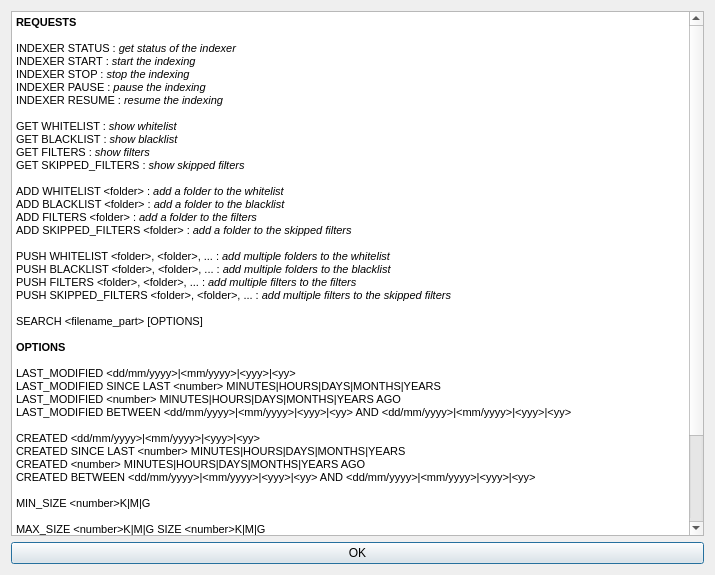
<?xml version="1.0" encoding="UTF-8"?>
<ui version="4.0">
 <class>HelpWindow</class>
 <widget class="QDialog" name="HelpWindow">
  <property name="geometry">
   <rect>
    <x>0</x>
    <y>0</y>
    <width>715</width>
    <height>575</height>
   </rect>
  </property>
  <property name="windowTitle">
   <string>Dialog</string>
  </property>
  <layout class="QVBoxLayout" name="verticalLayout_2">
   <item>
    <layout class="QVBoxLayout" name="verticalLayout">
     <item>
      <widget class="QTextBrowser" name="txtInfos">
       <property name="html">
        <string>&lt;!DOCTYPE HTML PUBLIC &quot;-//W3C//DTD HTML 4.0//EN&quot; &quot;http://www.w3.org/TR/REC-html40/strict.dtd&quot;&gt;
&lt;html&gt;&lt;head&gt;&lt;meta name=&quot;qrichtext&quot; content=&quot;1&quot; /&gt;&lt;style type=&quot;text/css&quot;&gt;
p, li { white-space: pre-wrap; }
&lt;/style&gt;&lt;/head&gt;&lt;body style=&quot; font-family:'MS Shell Dlg 2'; font-size:8.25pt; font-weight:400; font-style:normal;&quot;&gt;
&lt;p style=&quot; margin-top:0px; margin-bottom:0px; margin-left:0px; margin-right:0px; -qt-block-indent:0; text-indent:0px;&quot;&gt;&lt;span style=&quot; font-weight:600;&quot;&gt;REQUESTS &lt;/span&gt;&lt;/p&gt;
&lt;p style=&quot;-qt-paragraph-type:empty; margin-top:0px; margin-bottom:0px; margin-left:0px; margin-right:0px; -qt-block-indent:0; text-indent:0px;&quot;&gt;&lt;br /&gt;&lt;/p&gt;
&lt;p style=&quot; margin-top:0px; margin-bottom:0px; margin-left:0px; margin-right:0px; -qt-block-indent:0; text-indent:0px;&quot;&gt;INDEXER STATUS : &lt;span style=&quot; font-style:italic;&quot;&gt;get status of the indexer&lt;/span&gt;&lt;/p&gt;
&lt;p style=&quot; margin-top:0px; margin-bottom:0px; margin-left:0px; margin-right:0px; -qt-block-indent:0; text-indent:0px;&quot;&gt;INDEXER START :&lt;span style=&quot; font-style:italic;&quot;&gt; start the indexing&lt;/span&gt; &lt;/p&gt;
&lt;p style=&quot; margin-top:0px; margin-bottom:0px; margin-left:0px; margin-right:0px; -qt-block-indent:0; text-indent:0px;&quot;&gt;INDEXER STOP : &lt;span style=&quot; font-style:italic;&quot;&gt;stop the indexing&lt;/span&gt; &lt;/p&gt;
&lt;p style=&quot; margin-top:0px; margin-bottom:0px; margin-left:0px; margin-right:0px; -qt-block-indent:0; text-indent:0px;&quot;&gt;INDEXER PAUSE : &lt;span style=&quot; font-style:italic;&quot;&gt;pause the indexing &lt;/span&gt;&lt;/p&gt;
&lt;p style=&quot; margin-top:0px; margin-bottom:0px; margin-left:0px; margin-right:0px; -qt-block-indent:0; text-indent:0px;&quot;&gt;INDEXER RESUME : &lt;span style=&quot; font-style:italic;&quot;&gt;resume the indexing &lt;/span&gt;&lt;/p&gt;
&lt;p style=&quot;-qt-paragraph-type:empty; margin-top:0px; margin-bottom:0px; margin-left:0px; margin-right:0px; -qt-block-indent:0; text-indent:0px;&quot;&gt;&lt;br /&gt;&lt;/p&gt;
&lt;p style=&quot; margin-top:0px; margin-bottom:0px; margin-left:0px; margin-right:0px; -qt-block-indent:0; text-indent:0px;&quot;&gt;GET WHITELIST : &lt;span style=&quot; font-style:italic;&quot;&gt;show whitelist &lt;/span&gt;&lt;/p&gt;
&lt;p style=&quot; margin-top:0px; margin-bottom:0px; margin-left:0px; margin-right:0px; -qt-block-indent:0; text-indent:0px;&quot;&gt;GET BLACKLIST : &lt;span style=&quot; font-style:italic;&quot;&gt;show blacklist &lt;/span&gt;&lt;/p&gt;
&lt;p style=&quot; margin-top:0px; margin-bottom:0px; margin-left:0px; margin-right:0px; -qt-block-indent:0; text-indent:0px;&quot;&gt;GET FILTERS :&lt;span style=&quot; font-style:italic;&quot;&gt; show filters &lt;/span&gt;&lt;/p&gt;
&lt;p style=&quot; margin-top:0px; margin-bottom:0px; margin-left:0px; margin-right:0px; -qt-block-indent:0; text-indent:0px;&quot;&gt;GET SKIPPED_FILTERS :&lt;span style=&quot; font-style:italic;&quot;&gt; show skipped filters &lt;/span&gt;&lt;/p&gt;
&lt;p style=&quot;-qt-paragraph-type:empty; margin-top:0px; margin-bottom:0px; margin-left:0px; margin-right:0px; -qt-block-indent:0; text-indent:0px;&quot;&gt;&lt;br /&gt;&lt;/p&gt;
&lt;p style=&quot; margin-top:0px; margin-bottom:0px; margin-left:0px; margin-right:0px; -qt-block-indent:0; text-indent:0px;&quot;&gt;ADD WHITELIST &amp;lt;folder&amp;gt; :&lt;span style=&quot; font-style:italic;&quot;&gt; add a folder to the whitelist&lt;/span&gt; &lt;/p&gt;
&lt;p style=&quot; margin-top:0px; margin-bottom:0px; margin-left:0px; margin-right:0px; -qt-block-indent:0; text-indent:0px;&quot;&gt;ADD BLACKLIST &amp;lt;folder&amp;gt; : &lt;span style=&quot; font-style:italic;&quot;&gt;add a folder to the blacklist &lt;/span&gt;&lt;/p&gt;
&lt;p style=&quot; margin-top:0px; margin-bottom:0px; margin-left:0px; margin-right:0px; -qt-block-indent:0; text-indent:0px;&quot;&gt;ADD FILTERS &amp;lt;folder&amp;gt; :&lt;span style=&quot; font-style:italic;&quot;&gt; add a folder to the filters &lt;/span&gt;&lt;/p&gt;
&lt;p style=&quot; margin-top:0px; margin-bottom:0px; margin-left:0px; margin-right:0px; -qt-block-indent:0; text-indent:0px;&quot;&gt;ADD SKIPPED_FILTERS &amp;lt;folder&amp;gt; : &lt;span style=&quot; font-style:italic;&quot;&gt;add a folder to the skipped filters &lt;/span&gt;&lt;/p&gt;
&lt;p style=&quot;-qt-paragraph-type:empty; margin-top:0px; margin-bottom:0px; margin-left:0px; margin-right:0px; -qt-block-indent:0; text-indent:0px;&quot;&gt;&lt;br /&gt;&lt;/p&gt;
&lt;p style=&quot; margin-top:0px; margin-bottom:0px; margin-left:0px; margin-right:0px; -qt-block-indent:0; text-indent:0px;&quot;&gt;PUSH WHITELIST &amp;lt;folder&amp;gt;, &amp;lt;folder&amp;gt;, ... : &lt;span style=&quot; font-style:italic;&quot;&gt;add multiple folders to the whitelist &lt;/span&gt;&lt;/p&gt;
&lt;p style=&quot; margin-top:0px; margin-bottom:0px; margin-left:0px; margin-right:0px; -qt-block-indent:0; text-indent:0px;&quot;&gt;PUSH BLACKLIST &amp;lt;folder&amp;gt;, &amp;lt;folder&amp;gt;, ... :&lt;span style=&quot; font-style:italic;&quot;&gt; add multiple folders to the blacklist &lt;/span&gt;&lt;/p&gt;
&lt;p style=&quot; margin-top:0px; margin-bottom:0px; margin-left:0px; margin-right:0px; -qt-block-indent:0; text-indent:0px;&quot;&gt;PUSH FILTERS &amp;lt;folder&amp;gt;, &amp;lt;folder&amp;gt;, ... :&lt;span style=&quot; font-style:italic;&quot;&gt; add multiple filters to the filters &lt;/span&gt;&lt;/p&gt;
&lt;p style=&quot; margin-top:0px; margin-bottom:0px; margin-left:0px; margin-right:0px; -qt-block-indent:0; text-indent:0px;&quot;&gt;PUSH SKIPPED_FILTERS &amp;lt;folder&amp;gt;, &amp;lt;folder&amp;gt;, ... : &lt;span style=&quot; font-style:italic;&quot;&gt;add multiple filters to the skipped filters &lt;/span&gt;&lt;/p&gt;
&lt;p style=&quot;-qt-paragraph-type:empty; margin-top:0px; margin-bottom:0px; margin-left:0px; margin-right:0px; -qt-block-indent:0; text-indent:0px;&quot;&gt;&lt;br /&gt;&lt;/p&gt;
&lt;p style=&quot; margin-top:0px; margin-bottom:0px; margin-left:0px; margin-right:0px; -qt-block-indent:0; text-indent:0px;&quot;&gt;SEARCH &amp;lt;filename_part&amp;gt; [OPTIONS] &lt;/p&gt;
&lt;p style=&quot;-qt-paragraph-type:empty; margin-top:0px; margin-bottom:0px; margin-left:0px; margin-right:0px; -qt-block-indent:0; text-indent:0px;&quot;&gt;&lt;br /&gt;&lt;/p&gt;
&lt;p style=&quot; margin-top:0px; margin-bottom:0px; margin-left:0px; margin-right:0px; -qt-block-indent:0; text-indent:0px;&quot;&gt;&lt;span style=&quot; font-weight:600;&quot;&gt;OPTIONS &lt;/span&gt;&lt;/p&gt;
&lt;p style=&quot;-qt-paragraph-type:empty; margin-top:0px; margin-bottom:0px; margin-left:0px; margin-right:0px; -qt-block-indent:0; text-indent:0px;&quot;&gt;&lt;br /&gt;&lt;/p&gt;
&lt;p style=&quot; margin-top:0px; margin-bottom:0px; margin-left:0px; margin-right:0px; -qt-block-indent:0; text-indent:0px;&quot;&gt;LAST_MODIFIED &amp;lt;dd/mm/yyyy&amp;gt;|&amp;lt;mm/yyyy&amp;gt;|&amp;lt;yyy&amp;gt;|&amp;lt;yy&amp;gt; &lt;/p&gt;
&lt;p style=&quot; margin-top:0px; margin-bottom:0px; margin-left:0px; margin-right:0px; -qt-block-indent:0; text-indent:0px;&quot;&gt;LAST_MODIFIED SINCE LAST &amp;lt;number&amp;gt; MINUTES|HOURS|DAYS|MONTHS|YEARS &lt;/p&gt;
&lt;p style=&quot; margin-top:0px; margin-bottom:0px; margin-left:0px; margin-right:0px; -qt-block-indent:0; text-indent:0px;&quot;&gt;LAST_MODIFIED &amp;lt;number&amp;gt; MINUTES|HOURS|DAYS|MONTHS|YEARS AGO &lt;/p&gt;
&lt;p style=&quot; margin-top:0px; margin-bottom:0px; margin-left:0px; margin-right:0px; -qt-block-indent:0; text-indent:0px;&quot;&gt;LAST_MODIFIED BETWEEN &amp;lt;dd/mm/yyyy&amp;gt;|&amp;lt;mm/yyyy&amp;gt;|&amp;lt;yyy&amp;gt;|&amp;lt;yy&amp;gt; AND &amp;lt;dd/mm/yyyy&amp;gt;|&amp;lt;mm/yyyy&amp;gt;|&amp;lt;yyy&amp;gt;|&amp;lt;yy&amp;gt; &lt;/p&gt;
&lt;p style=&quot;-qt-paragraph-type:empty; margin-top:0px; margin-bottom:0px; margin-left:0px; margin-right:0px; -qt-block-indent:0; text-indent:0px;&quot;&gt;&lt;br /&gt;&lt;/p&gt;
&lt;p style=&quot; margin-top:0px; margin-bottom:0px; margin-left:0px; margin-right:0px; -qt-block-indent:0; text-indent:0px;&quot;&gt;CREATED &amp;lt;dd/mm/yyyy&amp;gt;|&amp;lt;mm/yyyy&amp;gt;|&amp;lt;yyy&amp;gt;|&amp;lt;yy&amp;gt; &lt;/p&gt;
&lt;p style=&quot; margin-top:0px; margin-bottom:0px; margin-left:0px; margin-right:0px; -qt-block-indent:0; text-indent:0px;&quot;&gt;CREATED SINCE LAST &amp;lt;number&amp;gt; MINUTES|HOURS|DAYS|MONTHS|YEARS &lt;/p&gt;
&lt;p style=&quot; margin-top:0px; margin-bottom:0px; margin-left:0px; margin-right:0px; -qt-block-indent:0; text-indent:0px;&quot;&gt;CREATED &amp;lt;number&amp;gt; MINUTES|HOURS|DAYS|MONTHS|YEARS AGO &lt;/p&gt;
&lt;p style=&quot; margin-top:0px; margin-bottom:0px; margin-left:0px; margin-right:0px; -qt-block-indent:0; text-indent:0px;&quot;&gt;CREATED BETWEEN &amp;lt;dd/mm/yyyy&amp;gt;|&amp;lt;mm/yyyy&amp;gt;|&amp;lt;yyy&amp;gt;|&amp;lt;yy&amp;gt; AND &amp;lt;dd/mm/yyyy&amp;gt;|&amp;lt;mm/yyyy&amp;gt;|&amp;lt;yyy&amp;gt;|&amp;lt;yy&amp;gt; &lt;/p&gt;
&lt;p style=&quot;-qt-paragraph-type:empty; margin-top:0px; margin-bottom:0px; margin-left:0px; margin-right:0px; -qt-block-indent:0; text-indent:0px;&quot;&gt;&lt;br /&gt;&lt;/p&gt;
&lt;p style=&quot; margin-top:0px; margin-bottom:0px; margin-left:0px; margin-right:0px; -qt-block-indent:0; text-indent:0px;&quot;&gt;MIN_SIZE &amp;lt;number&amp;gt;K|M|G &lt;/p&gt;
&lt;p style=&quot;-qt-paragraph-type:empty; margin-top:0px; margin-bottom:0px; margin-left:0px; margin-right:0px; -qt-block-indent:0; text-indent:0px;&quot;&gt;&lt;br /&gt;&lt;/p&gt;
&lt;p style=&quot; margin-top:0px; margin-bottom:0px; margin-left:0px; margin-right:0px; -qt-block-indent:0; text-indent:0px;&quot;&gt;MAX_SIZE &amp;lt;number&amp;gt;K|M|G SIZE &amp;lt;number&amp;gt;K|M|G &lt;/p&gt;
&lt;p style=&quot;-qt-paragraph-type:empty; margin-top:0px; margin-bottom:0px; margin-left:0px; margin-right:0px; -qt-block-indent:0; text-indent:0px;&quot;&gt;&lt;br /&gt;&lt;/p&gt;
&lt;p style=&quot; margin-top:0px; margin-bottom:0px; margin-left:0px; margin-right:0px; -qt-block-indent:0; text-indent:0px;&quot;&gt;SIZE BETWEEN &amp;lt;number&amp;gt;K|M|G AND &amp;lt;number&amp;gt;K|M|G &lt;/p&gt;
&lt;p style=&quot;-qt-paragraph-type:empty; margin-top:0px; margin-bottom:0px; margin-left:0px; margin-right:0px; -qt-block-indent:0; text-indent:0px;&quot;&gt;&lt;br /&gt;&lt;/p&gt;
&lt;p style=&quot; margin-top:0px; margin-bottom:0px; margin-left:0px; margin-right:0px; -qt-block-indent:0; text-indent:0px;&quot;&gt;EXT &amp;lt;ext&amp;gt;, &amp;lt;ext&amp;gt;, ...&lt;/p&gt;
&lt;p style=&quot; margin-top:0px; margin-bottom:0px; margin-left:0px; margin-right:0px; -qt-block-indent:0; text-indent:0px;&quot;&gt;EXT &amp;lt;ext&amp;gt; OR &amp;lt;ext&amp;gt; ... &lt;/p&gt;
&lt;p style=&quot;-qt-paragraph-type:empty; margin-top:0px; margin-bottom:0px; margin-left:0px; margin-right:0px; -qt-block-indent:0; text-indent:0px;&quot;&gt;&lt;br /&gt;&lt;/p&gt;
&lt;p style=&quot; margin-top:0px; margin-bottom:0px; margin-left:0px; margin-right:0px; -qt-block-indent:0; text-indent:0px;&quot;&gt;TYPE &amp;lt;type&amp;gt;, &amp;lt;type&amp;gt;, ... &lt;/p&gt;
&lt;p style=&quot; margin-top:0px; margin-bottom:0px; margin-left:0px; margin-right:0px; -qt-block-indent:0; text-indent:0px;&quot;&gt;TYPE &amp;lt;type&amp;gt; OR &amp;lt;type&amp;gt; ...&lt;/p&gt;&lt;/body&gt;&lt;/html&gt;</string>
       </property>
      </widget>
     </item>
     <item>
      <widget class="QPushButton" name="btnOk">
       <property name="text">
        <string>OK</string>
       </property>
      </widget>
     </item>
    </layout>
   </item>
  </layout>
 </widget>
 <resources/>
 <connections/>
</ui>
